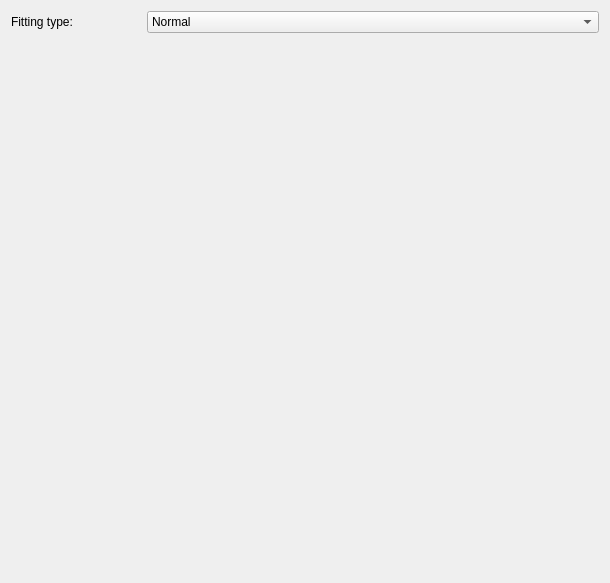
<?xml version="1.0" encoding="UTF-8"?>
<ui version="4.0">
 <class>tf_assymetry_fitting_widget</class>
 <widget class="QWidget" name="tf_assymetry_fitting_widget">
  <property name="geometry">
   <rect>
    <x>0</x>
    <y>0</y>
    <width>610</width>
    <height>583</height>
   </rect>
  </property>
  <property name="windowTitle">
   <string>Form</string>
  </property>
  <layout class="QVBoxLayout" name="verticalLayout">
   <item>
    <widget class="QFrame" name="frame">
     <layout class="QGridLayout" name="gridLayout_2">
      <property name="leftMargin">
       <number>0</number>
      </property>
      <property name="topMargin">
       <number>0</number>
      </property>
      <property name="rightMargin">
       <number>0</number>
      </property>
      <property name="bottomMargin">
       <number>0</number>
      </property>
      <item row="0" column="1">
       <widget class="QComboBox" name="fitting_type_combo_box">
        <item>
         <property name="text">
          <string>Normal</string>
         </property>
        </item>
        <item>
         <property name="text">
          <string>TF Asymmetry</string>
         </property>
        </item>
       </widget>
      </item>
      <item row="0" column="0">
       <widget class="QLabel" name="fitting_type_label">
        <property name="minimumSize">
         <size>
          <width>130</width>
          <height>0</height>
         </size>
        </property>
        <property name="maximumSize">
         <size>
          <width>130</width>
          <height>16777215</height>
         </size>
        </property>
        <property name="text">
         <string>Fitting type:</string>
        </property>
       </widget>
      </item>
      <item row="1" column="0" colspan="2">
       <widget class="QStackedWidget" name="fit_type_stacked_widget">
        <widget class="QWidget" name="page"/>
        <widget class="QWidget" name="page_2"/>
       </widget>
      </item>
     </layout>
    </widget>
   </item>
  </layout>
 </widget>
 <resources/>
 <connections/>
</ui>
